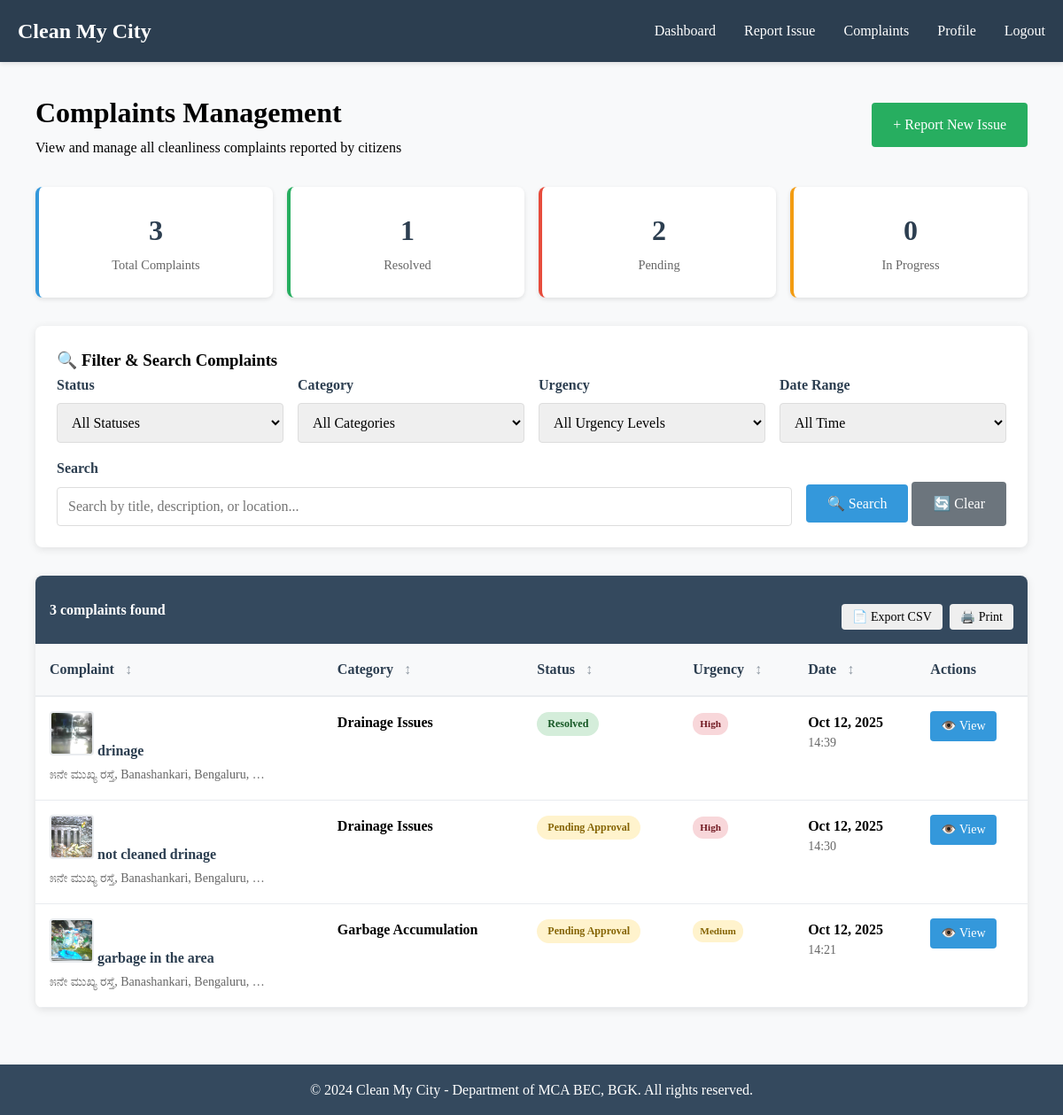
The page /complaints/ (signed in) on the database its author committed.
### complaints/models.py (models this page shows, shortened)
class Complaint(models.Model):
    STATUS_CHOICES = [
        ('pending', 'Pending Approval'),
        ('approved', 'Approved'),
        ('assigned', 'Assigned'),
        ('in_progress', 'In Progress'),
        ('resolved', 'Resolved'),
        ('rejected', 'Rejected'),
    ]
    URGENCY_CHOICES = [
        ('low', 'Low'),
        ('medium', 'Medium'),
        ('high', 'High'),
        ('critical', 'Critical'),
    ]
    title = models.CharField(max_length=200)
    description = models.TextField()
    category = models.ForeignKey(Category, on_delete=models.CASCADE)
    urgency = models.CharField(max_length=20, choices=URGENCY_CHOICES, default='medium')
    location = models.CharField(max_length=255)
    latitude = models.CharField(max_length=20, blank=True, null=True)
    longitude = models.CharField(max_length=20, blank=True, null=True)
    photo = models.ImageField(upload_to='complaints/', null=True, blank=True)
    citizen = models.ForeignKey(User, on_delete=models.CASCADE, related_name='complaints')
    assigned_authority = models.ForeignKey(User, on_delete=models.SET_NULL, null=True, blank=True, related_name='assigned_complaints')
    status = models.CharField(max_length=20, choices=STATUS_CHOICES, default='pending')
    created_at = models.DateTimeField(auto_now_add=True)
    updated_at = models.DateTimeField(auto_now=True)
    class Meta:
        ordering = ['-created_at']

class Category(models.Model):
    name = models.CharField(max_length=100)
    description = models.TextField()

### complaints/views.py (the view, shortened to what this page needs)
# urls.py: path('complaints/', views.complaint_list, name='complaint_list'),
@login_required
def complaint_list(request):
    if request.user.role == 'citizen':
        complaints_qs = Complaint.objects.filter(citizen=request.user)
    else:
        complaints_qs = Complaint.objects.all()
    status_filter = request.GET.get('status', '')
    category_filter = request.GET.get('category', '')
    urgency_filter = request.GET.get('urgency', '')
    date_range = request.GET.get('date_range', '')
    search_query = request.GET.get('search', '')
    if status_filter:
        complaints_qs = complaints_qs.filter(status=status_filter)
    if category_filter:
        complaints_qs = complaints_qs.filter(category_id=category_filter)
    if urgency_filter:
        complaints_qs = complaints_qs.filter(urgency=urgency_filter)
    if search_query:
        complaints_qs = complaints_qs.filter(
            Q(title__icontains=search_query) |
            Q(description__icontains=search_query) |
            Q(location__icontains=search_query)
        )
    sort_field = request.GET.get('sort', '-created_at')
    sort_direction = request.GET.get('order', 'desc')
    if sort_field:
        if sort_direction == 'desc' and not sort_field.startswith('-'):
            sort_field = '-' + sort_field
        complaints_qs = complaints_qs.order_by(sort_field)
    from django.core.paginator import Paginator
    paginator = Paginator(complaints_qs, 20)
    page_number = request.GET.get('page')
    page_obj = paginator.get_page(page_number)
    total_complaints = complaints_qs.count()
    resolved_complaints = complaints_qs.filter(status='resolved').count()
    pending_complaints = complaints_qs.filter(status__in=['pending', 'approved', 'assigned']).count()
    in_progress_complaints = complaints_qs.filter(status='in_progress').count()
    context = {
        'complaints': page_obj,
        'categories': Category.objects.all(),
        'status_choices': Complaint.STATUS_CHOICES,
        'urgency_choices': Complaint.URGENCY_CHOICES,
        'total_complaints': total_complaints,
        'resolved_complaints': resolved_complaints,
        'pending_complaints': pending_complaints,
        'in_progress_complaints': in_progress_complaints,
        'current_status': status_filter,
        'current_category': category_filter,
        'current_urgency': urgency_filter,
        'current_date_range': date_range,
        'search_query': search_query,
        'sort_field': sort_field.lstrip('-'),
        'sort_direction': sort_direction,
    }
    return render(request, 'complaints/complaint_list.html', context)

### templates/complaints/complaint_list.html (shortened to what this page needs)
{% extends 'base.html' %}
{% load static %}
{% block content %}
<div class="container">
    <div class="page-header">
        <div>
            <h1>Complaints Management</h1>
            <p>View and manage all cleanliness complaints reported by citizens</p>
        </div>
        <div>
            {% if user.role == 'citizen' %}
            <a href="{% url 'create_complaint' %}" class="btn btn-success">+ Report New Issue</a>
            {% endif %}
        </div>
    </div>
    <div class="stats-grid">
        <div class="stat-card">
            <span class="stat-number">{{ total_complaints }}</span>
            <span class="stat-label">Total Complaints</span>
        </div>
        <div class="stat-card" style="border-left-color: #27ae60;">
            <span class="stat-number">{{ resolved_complaints }}</span>
            <span class="stat-label">Resolved</span>
        </div>
        <div class="stat-card" style="border-left-color: #e74c3c;">
            <span class="stat-number">{{ pending_complaints }}</span>
            <span class="stat-label">Pending</span>
        </div>
        <div class="stat-card" style="border-left-color: #f39c12;">
            <span class="stat-number">{{ in_progress_complaints }}</span>
            <span class="stat-label">In Progress</span>
        </div>
    </div>
    <div class="filters-section">
        <h3>🔍 Filter & Search Complaints</h3>
        <form method="get" id="filterForm">
            <div class="filter-grid">
                <div class="filter-group">
                    <label class="filter-label">Status</label>
                    <select name="status" class="form-control" onchange="this.form.submit()">
                        <option value="">All Statuses</option>
                    </select>
                </div>
                <div class="filter-group">
                    <label class="filter-label">Category</label>
                    <select name="category" class="form-control" onchange="this.form.submit()">
                        <option value="">All Categories</option>
                    </select>
                </div>
                <div class="filter-group">
                    <label class="filter-label">Urgency</label>
                    <select name="urgency" class="form-control" onchange="this.form.submit()">
                        <option value="">All Urgency Levels</option>
                    </select>
                </div>
                <div class="filter-group">
                    <label class="filter-label">Date Range</label>
                    <select name="date_range" class="form-control" onchange="this.form.submit()">
                        <option value="">All Time</option>
                    </select>
                </div>
            </div>
            <div style="display: flex; gap: 1rem; align-items: end;">
                <div class="filter-group" style="flex: 1;">
                    <label class="filter-label">Search</label>
                    <input type="text"
                           name="search"
                           class="form-control"
                           placeholder="Search by title, description, or location..."
                           value="{{ search_query }}">
                </div>
                <div>
                    <button type="submit" class="btn">🔍 Search</button>
                    <a href="{% url 'complaint_list' %}" class="btn" style="background: #6c757d;">🔄 Clear</a>
                </div>
            </div>
        </form>
    </div>
    <div class="complaints-table">
        <div class="table-header">
            <div>
                <strong>{{ complaints|length }} complaint{{ complaints|length|pluralize }} found</strong>
            </div>
            <div class="export-buttons">
                <button class="btn-sm" onclick="exportToCSV()">📄 Export CSV</button>
                <button class="btn-sm" onclick="printTable()">🖨️ Print</button>
            </div>
        </div>
        <div class="table-responsive">
            <table>
                <thead>
                    <tr>
                        <th onclick="sortTable('title')" class="sortable">
                            Complaint <i>↕</i>
                        </th>
                        <th onclick="sortTable('category')" class="sortable">
                            Category <i>↕</i>
                        </th>
                        <th onclick="sortTable('status')" class="sortable">
                            Status <i>↕</i>
                        </th>
                        <th onclick="sortTable('urgency')" class="sortable">
                            Urgency <i>↕</i>
                        </th>
                        <th onclick="sortTable('created_at')" class="sortable">
                            Date <i>↕</i>
                        </th>
                        <th>Actions</th>
                    </tr>
                </thead>
                <tbody>
                    {% for complaint in complaints %}
                    <tr>
                        <td>
                            <div class="complaint-title">
                                {% if complaint.photo %}
                                <img src="{{ complaint.photo.url }}"
                                     alt="Complaint photo"
                                     class="photo-thumbnail"
                                     onclick="showImage('{{ complaint.photo.url }}')">
                                {% else %}
                                <div style="width: 50px; height: 50px; background: #f8f9fa; border-radius: 4px; display: flex; align-items: center; justify-content: center; color: #999;">
                                    📷
                                </div>
                                {% endif %}
                                {{ complaint.title }}
                            </div>
                            <div class="complaint-meta">
                                {{ complaint.location|truncatewords:5 }}
                            </div>
                        </td>
                        <td>
                            <strong>{{ complaint.category.name }}</strong>
                        </td>
                        <td>
                            <span class="status-badge status-{{ complaint.status }}">
                                {{ complaint.get_status_display }}
                            </span>
                        </td>
                        <td>
                            <span class="urgency-badge urgency-{{ complaint.urgency }}">
                                {{ complaint.get_urgency_display }}
                            </span>
                        </td>
                        <td>
                            <strong>{{ complaint.created_at|date:"M d, Y" }}</strong>
                            <div class="complaint-meta">
                                {{ complaint.created_at|date:"H:i" }}
                            </div>
                        </td>
                        <td>
                            <div class="action-buttons">
                                <a href="{% url 'complaint_detail' complaint.id %}"
                                   class="btn-sm btn-view" title="View Details">
                                    👁️ View
                                </a>
                            </div>
                        </td>
                    </tr>
                    {% endfor %}
                </tbody>
            </table>
        </div>
    </div>
</div>
{% endblock %}

### templates/base.html (style rules this page uses)
* { margin: 0; padding: 0; box-sizing: border-box; font-family: 'Times New Roman', serif; }
body { line-height: 1.6; background-color: #f8f9fa; }
.container { max-width: 1200px; margin: 0 auto; padding: 0 20px; }
.form-control { width: 100%; padding: 0.75rem; border: 1px solid #ddd; border-radius: 4px; font-size: 1rem; }
.btn { background: #3498db; color: white; padding: 0.75rem 1.5rem; border: none; border-radius: 4px; cursor: pointer; text-decoration: none; display: inline-block; font-size: 1rem; }
.btn-success { background: #27ae60; }
.status-badge { padding: 0.25rem 0.5rem; border-radius: 4px; font-size: 0.875rem; font-weight: bold; }
.status-pending { background: #fff3cd; color: #856404; }
.status-resolved { background: #d4edda; color: #155724; }

### templates/complaints/complaint_list.html (style rules this page uses)
.page-header { display: flex; justify-content: space-between; align-items: center; margin-bottom: 2rem; flex-wrap: wrap; gap: 1rem; }
.filters-section { background: white; border-radius: 8px; padding: 1.5rem; box-shadow: 0 2px 10px rgba(0,0,0,0.1); margin-bottom: 2rem; }
.filter-grid { display: grid; grid-template-columns: repeat(auto-fit, minmax(200px, 1fr)); gap: 1rem; margin-bottom: 1rem; }
.filter-group { display: flex; flex-direction: column; }
.filter-label { font-weight: bold; margin-bottom: 0.5rem; color: #2c3e50; }
.stats-grid { display: grid; grid-template-columns: repeat(auto-fit, minmax(150px, 1fr)); gap: 1rem; margin-bottom: 2rem; }
.stat-card { background: white; padding: 1.5rem; border-radius: 8px; text-align: center; box-shadow: 0 2px 5px rgba(0,0,0,0.1); border-left: 4px solid #3498db; }
.stat-number { font-size: 2rem; font-weight: bold; color: #2c3e50; display: block; }
.stat-label { color: #666; font-size: 0.9rem; }
.complaints-table { background: white; border-radius: 8px; overflow: hidden; box-shadow: 0 2px 10px rgba(0,0,0,0.1); }
.table-header { background: #34495e; color: white; padding: 1rem; display: flex; justify-content: space-between; align-items: center; }
.table-responsive { overflow-x: auto; }
table { width: 100%; border-collapse: collapse; }
th { background: #f8f9fa; padding: 1rem; text-align: left; font-weight: bold; color: #2c3e50; border-bottom: 2px solid #e9ecef; cursor: pointer; user-select: none; }
th i { margin-left: 0.5rem; opacity: 0.5; }
td { padding: 1rem; border-bottom: 1px solid #e9ecef; vertical-align: top; }
.complaint-title { font-weight: bold; color: #2c3e50; margin-bottom: 0.25rem; }
.complaint-meta { font-size: 0.875rem; color: #666; }
.status-badge { padding: 0.25rem 0.75rem; border-radius: 20px; font-size: 0.75rem; font-weight: bold; display: inline-block; }
.status-pending { background: #fff3cd; color: #856404; }
.status-resolved { background: #d4edda; color: #155724; }
.urgency-badge { padding: 0.2rem 0.5rem; border-radius: 12px; font-size: 0.7rem; font-weight: bold; display: inline-block; }
.urgency-medium { background: #fff3cd; color: #856404; }
.urgency-high { background: #f8d7da; color: #721c24; }
.action-buttons { display: flex; gap: 0.5rem; flex-wrap: wrap; }
.btn-sm { padding: 0.375rem 0.75rem; font-size: 0.875rem; border-radius: 4px; text-decoration: none; display: inline-block; border: none; cursor: pointer; }
.btn-view { background: #3498db; color: white; }
.export-buttons { display: flex; gap: 0.5rem; margin-top: 1rem; }
.photo-thumbnail { width: 50px; height: 50px; border-radius: 4px; object-fit: cover; border: 2px solid #e9ecef; }

### rows shown on the page
Complaint: photo (picture), title "drinage", location "೫ನೇ ಮುಖ್ಯ ರಸ್ತೆ, Banashankari, Bengaluru, …", category.name "Drainage Issues", status "Resolved", urgency "High", created_at "Oct 12, 2025", created_at "14:39"
Complaint: photo (picture), title "not cleaned drinage", location "೫ನೇ ಮುಖ್ಯ ರಸ್ತೆ, Banashankari, Bengaluru, …", category.name "Drainage Issues", status "Pending Approval", urgency "High", created_at "Oct 12, 2025", created_at "14:30"
Complaint: photo (picture), title "garbage in the area", location "೫ನೇ ಮುಖ್ಯ ರಸ್ತೆ, Banashankari, Bengaluru, …", category.name "Garbage Accumulation", status "Pending Approval", urgency "Medium", created_at "Oct 12, 2025", created_at "14:21"

### other values the page prints
{{ total_complaints }} "3"
{{ resolved_complaints }} "1"
{{ pending_complaints }} "2"
{{ in_progress_complaints }} "0"
{{ complaints|length }} "3"
